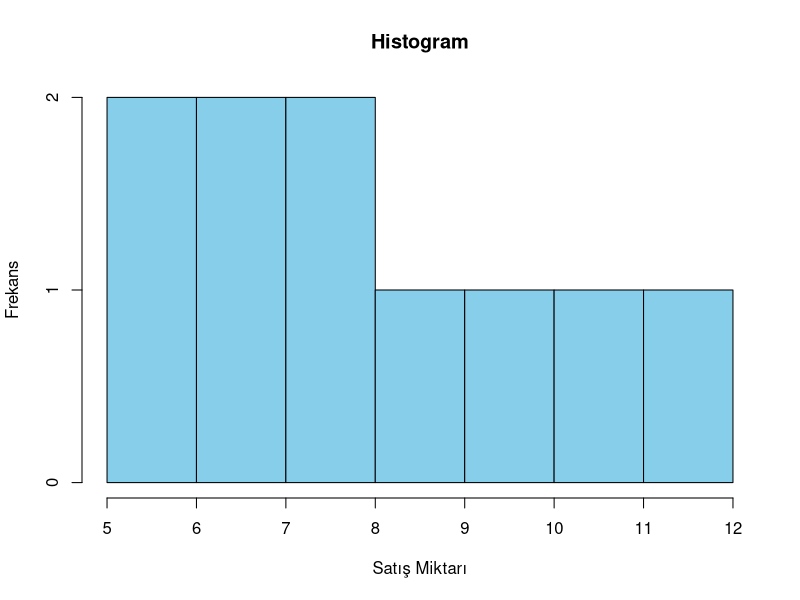
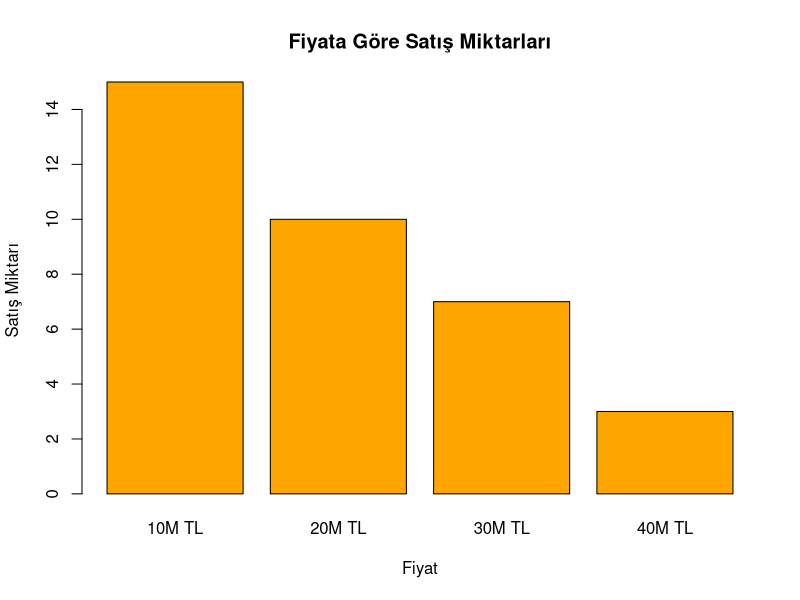
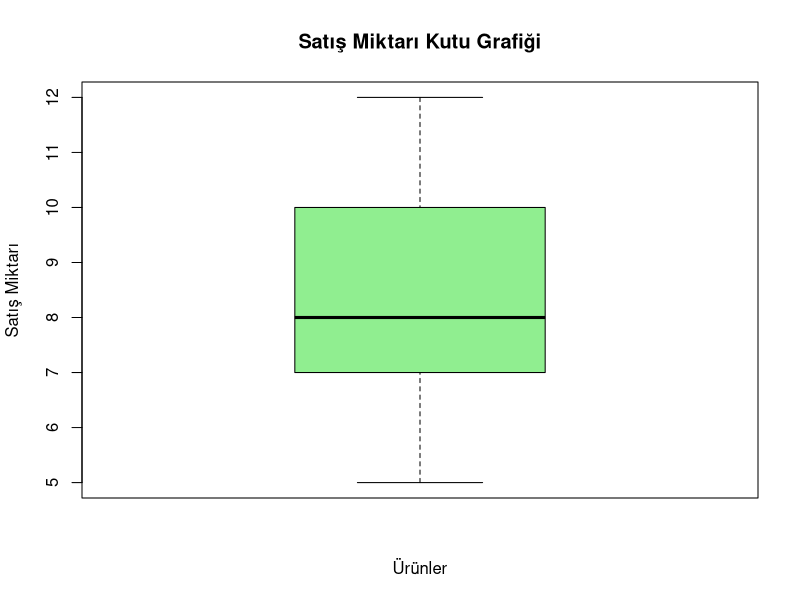
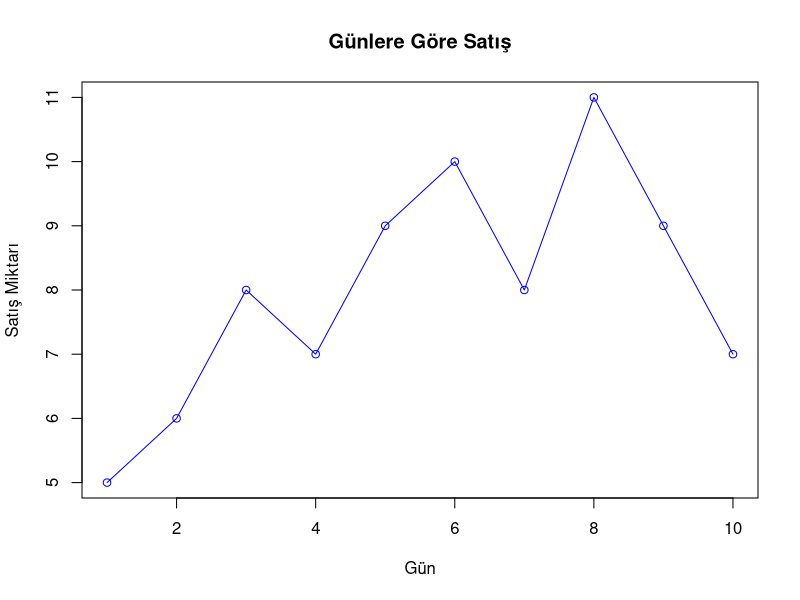
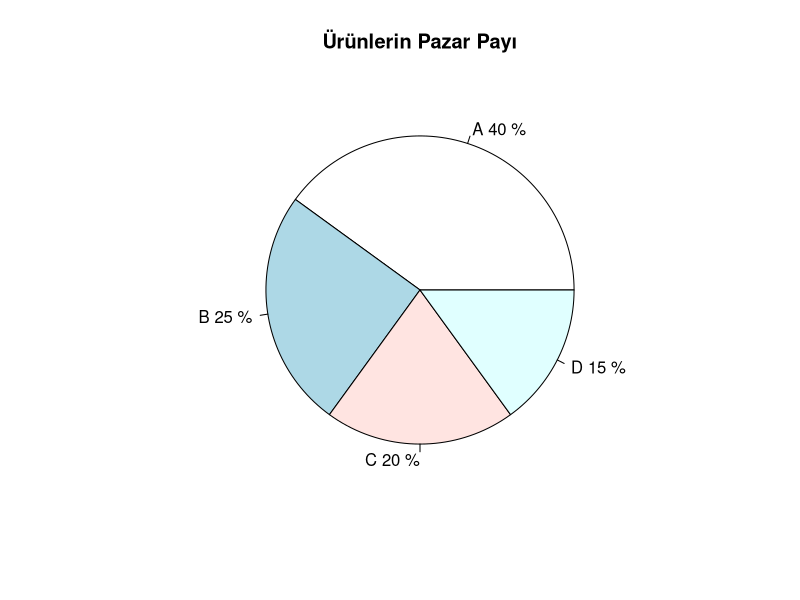

Recreate these plots in R, in order.

# Temel Veri Görselleştirme Örnekleri




# 1. Histogram
# Satış miktarlarının dağılımını gösterir
sales <- c(5, 8, 12, 7, 9, 10, 6, 11, 8, 7)
hist(sales, main="Histogram", xlab="Satış Miktarı", ylab="Frekans", col="skyblue")




# 2. Sütun Grafiği (Barplot) - Fiyata Göre Satış Miktarları
# Farklı fiyat seviyelerinde kaç adet satış yapıldığını gösterir
prices <- c("10M TL", "20M TL", "30M TL", "40M TL")
sales_amount <- c(15, 10, 7, 3)
barplot(sales_amount, names.arg=prices, main="Fiyata Göre Satış Miktarları", xlab="Fiyat", ylab="Satış Miktarı", col="orange")





# 3. Kutu Grafiği (Boxplot)
# Kutu grafiği verinin dağılımını özetler: Ortadaki çizgi medyanı, kutunun alt ve üstü 1. ve 3. çeyrekleri, uçlar ise minimum ve maksimum değerleri gösterir. Noktalar varsa bunlar aykırı (outlier) değerlerdir.
boxplot(sales, main="Satış Miktarı Kutu Grafiği", ylab="Satış Miktarı", xlab="Ürünler", col="lightgreen")



# 4. Çizgi Grafiği (Line Plot)
# Günlere göre satış miktarlarının değişimini gösterir
days <- 1:10
sold <- c(5, 6, 8, 7, 9, 10, 8, 11, 9, 7)
plot(days, sold, type="o", main="Günlere Göre Satış", xlab="Gün", ylab="Satış Miktarı", col="blue")




# 5. Pasta Grafiği (Pie Chart)
# Ürünlerin toplam satış içindeki paylarını gösterir, yüzde olarak etiketler
products <- c("A", "B", "C", "D")
market_share <- c(40, 25, 20, 15)
percent_labels <- paste(products, round(market_share/sum(market_share)*100), "%")
pie(market_share, labels=percent_labels, main="Ürünlerin Pazar Payı")
